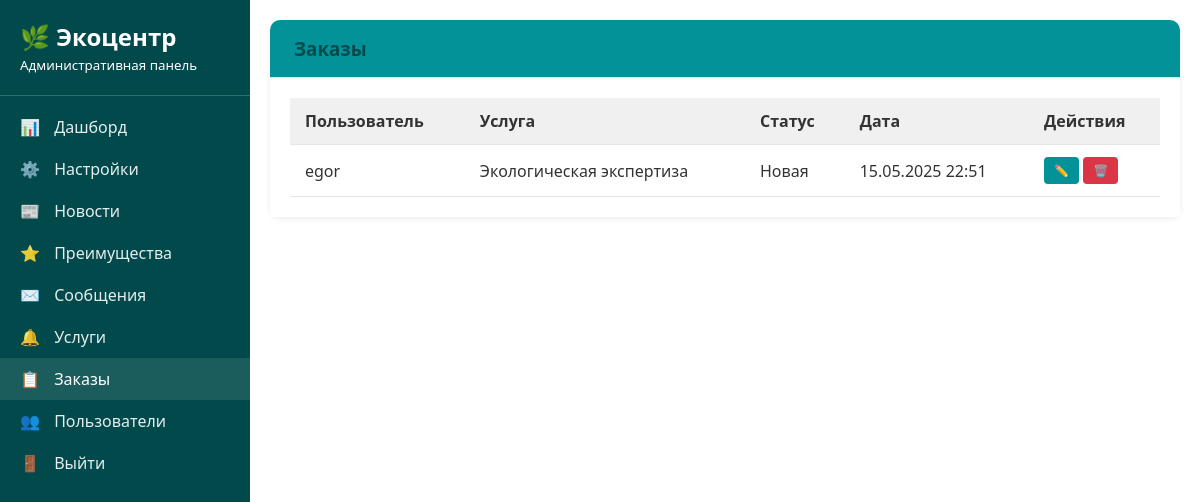
The page /myadmin/order/ (signed in) on the database as committed earlier.
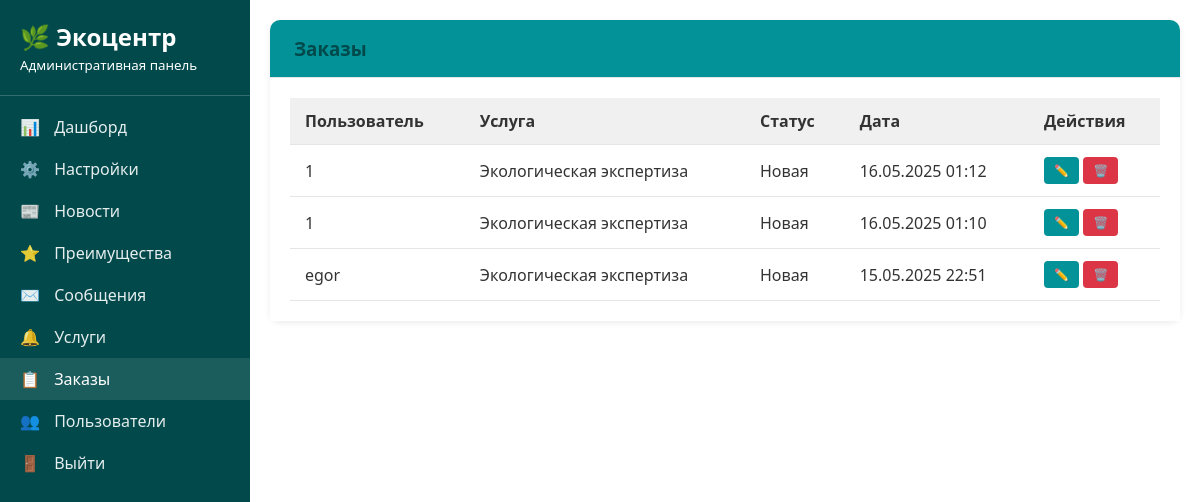
The same page on the database as committed later.
### services/models.py (models this page shows, shortened)
class Order(models.Model):
    STATUS_CHOICES = [
        ('new', 'Новая'),
        ('in_progress', 'В обработке'),
        ('completed', 'Завершена'),
        ('cancelled', 'Отменена'),
    ]
    user = models.ForeignKey(User, on_delete=models.CASCADE)
    service = models.ForeignKey(Service, on_delete=models.CASCADE)
    status = models.CharField(max_length=20, choices=STATUS_CHOICES, default='new')
    created_at = models.DateTimeField(auto_now_add=True)
    updated_at = models.DateTimeField(auto_now=True)
    comment = models.TextField(blank=True, null=True)

class Service(models.Model):
    title = models.CharField(max_length=200)
    description = models.TextField()
    image = models.ImageField(upload_to='service/')
    price = models.DecimalField(max_digits=10, decimal_places=2, null=True, blank=True)
    is_active = models.BooleanField(default=True)

### user/models.py (models this page shows, shortened)
class User(AbstractUser):
    is_customer = models.BooleanField(default=True)
    phone = models.CharField(max_length=20, blank=True, null=True)
    address = models.TextField(blank=True, null=True)

### custom_admin/views.py (the view)
# urls.py: path('order/', views.order_list, name='admin_order_list'),
@staff_required
def order_list(request):
    status_filter = request.GET.get('status', 'all')
    orders = Order.objects.all().order_by('-created_at')
    if status_filter != 'all':
        orders = orders.filter(status=status_filter)
    return render(request, 'admin/order/list.html', {
        'order_list': orders,
        'status_filter': status_filter,
        'status_choices': Order.STATUS_CHOICES
    })

### core/context_processors.py (called while the page is built)
def site_settings(request):
    settings = SiteSetting.objects.first()
    return {'settings': settings}

### custom_admin/views.py (called while the page is built)
def staff_required(view_func):
    return user_passes_test(lambda u: u.is_staff)(view_func)

### custom_admin/templates/admin/order/list.html
{% extends "admin/base.html" %}
{% block content %}
<div class="card">
    <div class="card-header">
        <h3 style="margin: 0; color: #01494b;">Заказы</h3>
    </div>
    <div class="card-body">
        <table class="table">
            <thead>
                <tr>
                    <th>Пользователь</th>
                    <th>Услуга</th>
                    <th>Статус</th>
                    <th>Дата</th>
                    <th>Действия</th>
                </tr>
            </thead>
            <tbody>
                {% for item in order_list %}
                <tr>
                    <td>{{ item.user.username }}</td>
                    <td>{{ item.service.title }}</td>
                    <td>{{ item.get_status_display }}</td>
                    <td>{{ item.created_at|date:"d.m.Y H:i" }}</td>
                    <td>
                        <a href="{% url 'admin_order_edit' item.id %}" class="btn btn-sm btn-primary">✏️</a>
                        <a href="{% url 'admin_order_delete' item.id %}" class="btn btn-sm bg-danger" onclick="return confirm('Удалить заказ?')">🗑️</a>
                    </td>
                </tr>
                {% empty %}
                <tr><td colspan="5">Нет заказов.</td></tr>
                {% endfor %}
            </tbody>
        </table>
    </div>
</div>
{% endblock %}

Rows that differ between the two databases and show on the page:
added Order: user.username "1", service "Экологическая экспертиза", status "Новая", created_at "16.05.2025 01:12"
added Order: user.username "1", service "Экологическая экспертиза", status "Новая", created_at "16.05.2025 01:10"
